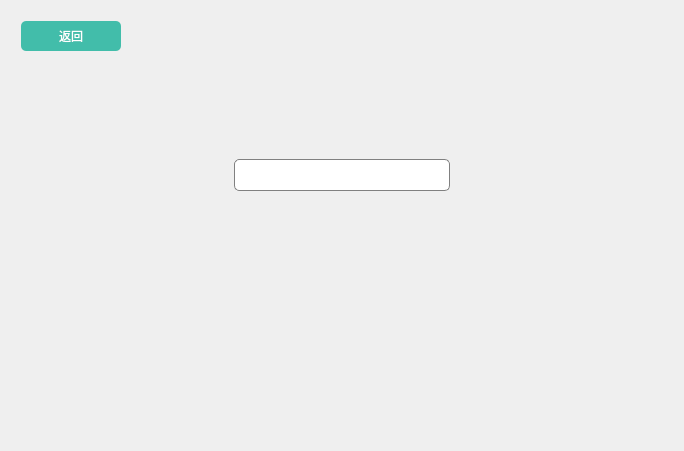
<?xml version="1.0" encoding="UTF-8"?>
<ui version="4.0">
 <class>DeKeyBoradWidget</class>
 <widget class="QWidget" name="DeKeyBoradWidget">
  <property name="geometry">
   <rect>
    <x>0</x>
    <y>0</y>
    <width>684</width>
    <height>451</height>
   </rect>
  </property>
  <property name="windowTitle">
   <string>DeKeyBoradWidget</string>
  </property>
  <property name="styleSheet">
   <string notr="true"/>
  </property>
  <layout class="QGridLayout" name="gridLayout_3" rowstretch="2,1">
   <property name="leftMargin">
    <number>0</number>
   </property>
   <property name="topMargin">
    <number>10</number>
   </property>
   <property name="rightMargin">
    <number>0</number>
   </property>
   <property name="bottomMargin">
    <number>0</number>
   </property>
   <property name="spacing">
    <number>0</number>
   </property>
   <item row="0" column="0">
    <widget class="QWidget" name="widget" native="true">
     <property name="styleSheet">
      <string notr="true">QLabel
{
    font: 12px &quot;微软雅黑&quot;;
}

QLineEdit
{
   border:1px solid gray;
   border-radius:5px;
   height:30px;
   font:14pt bold &quot;微软雅黑&quot;;
}

QPushButton {
    
	font:14pt bold &quot;微软雅黑&quot;;
    border: 0px solid #8f8f91;
    border-radius: 5px;
    color: #FFFFFF;
    min-height:30px;
    max-height:30px;
    min-width:100px;
    max-width:100px;
    background-color: #42BDAA;
 }</string>
     </property>
     <layout class="QGridLayout" name="gridLayout_2">
      <item row="0" column="0" colspan="3">
       <layout class="QGridLayout" name="gridLayout">
        <property name="leftMargin">
         <number>10</number>
        </property>
        <item row="0" column="0">
         <widget class="QPushButton" name="backBtn">
          <property name="text">
           <string>返回</string>
          </property>
         </widget>
        </item>
        <item row="0" column="1">
         <spacer name="horizontalSpacer_3">
          <property name="orientation">
           <enum>Qt::Horizontal</enum>
          </property>
          <property name="sizeHint" stdset="0">
           <size>
            <width>40</width>
            <height>20</height>
           </size>
          </property>
         </spacer>
        </item>
       </layout>
      </item>
      <item row="2" column="2">
       <spacer name="horizontalSpacer_2">
        <property name="orientation">
         <enum>Qt::Horizontal</enum>
        </property>
        <property name="sizeHint" stdset="0">
         <size>
          <width>215</width>
          <height>20</height>
         </size>
        </property>
       </spacer>
      </item>
      <item row="3" column="1">
       <spacer name="verticalSpacer">
        <property name="orientation">
         <enum>Qt::Vertical</enum>
        </property>
        <property name="sizeHint" stdset="0">
         <size>
          <width>20</width>
          <height>43</height>
         </size>
        </property>
       </spacer>
      </item>
      <item row="2" column="1">
       <widget class="QLineEdit" name="lineEdit"/>
      </item>
      <item row="2" column="0">
       <spacer name="horizontalSpacer">
        <property name="orientation">
         <enum>Qt::Horizontal</enum>
        </property>
        <property name="sizeHint" stdset="0">
         <size>
          <width>215</width>
          <height>20</height>
         </size>
        </property>
       </spacer>
      </item>
      <item row="1" column="1">
       <spacer name="verticalSpacer_2">
        <property name="orientation">
         <enum>Qt::Vertical</enum>
        </property>
        <property name="sizeHint" stdset="0">
         <size>
          <width>20</width>
          <height>42</height>
         </size>
        </property>
       </spacer>
      </item>
     </layout>
    </widget>
   </item>
   <item row="1" column="0">
    <widget class="DeVirtualKeyboradWidget" name="widget_2" native="true">
     <property name="styleSheet">
      <string notr="true"/>
     </property>
    </widget>
   </item>
  </layout>
 </widget>
 <layoutdefault spacing="6" margin="11"/>
 <customwidgets>
  <customwidget>
   <class>DeVirtualKeyboradWidget</class>
   <extends>QWidget</extends>
   <header location="global">devirtualkeyboradwidget.h</header>
   <container>1</container>
  </customwidget>
 </customwidgets>
 <resources/>
 <connections/>
</ui>
